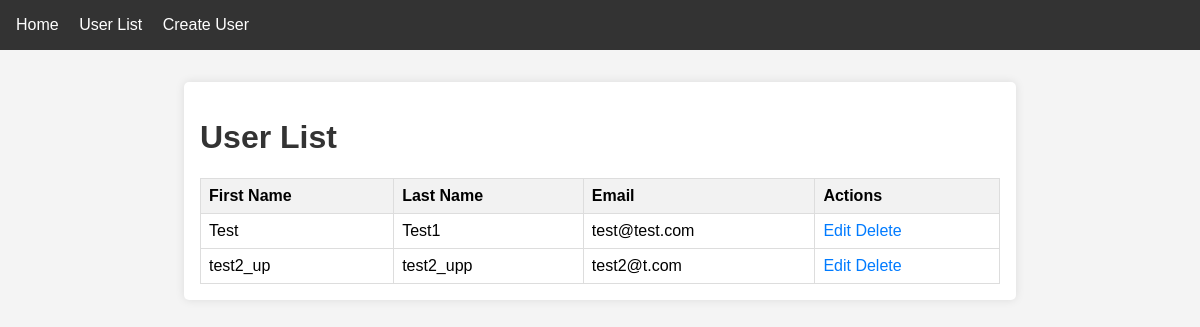
The app's page /users/, older data.
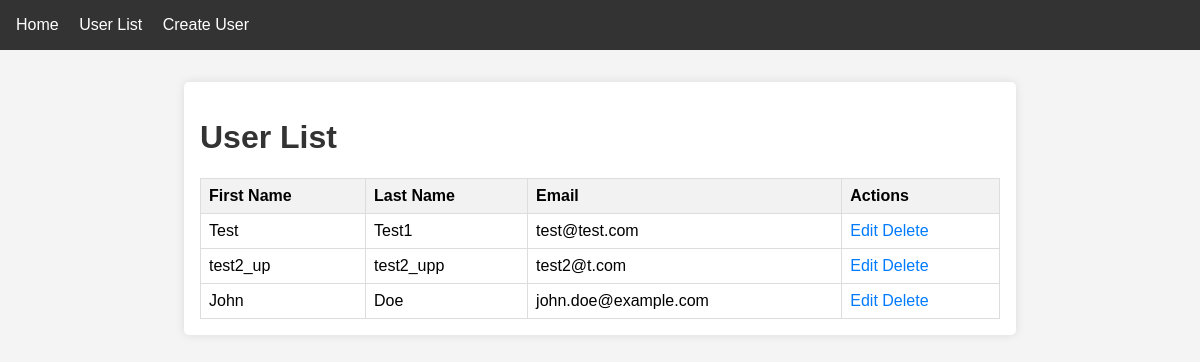
The same page, newer data.
### users/models.py (models this page shows, shortened)
class User(models.Model):
    first_name = models.CharField(max_length=50)
    last_name = models.CharField(max_length=50)
    email = models.EmailField(unique=True)
    created_at = models.DateTimeField(auto_now_add=True)

### users/views.py (the view)
# urls.py: path('users/', views.user_list, name='user_list'),
def user_list(request):
    users = User.objects.all()
    return render(request, 'users/user_list.html', {'users': users, 'csrf_token': get_token(request)})

### users/templates/users/user_list.html
{% extends 'users/base.html' %}
  {% block content %}
  <h1>User List</h1>
  <table>
      <thead>
          <tr>
              <th>First Name</th>
              <th>Last Name</th>
              <th>Email</th>
              <th>Actions</th>
          </tr>
      </thead>
      <tbody>
          {% for user in users %}
          <tr>
              <td>{{ user.first_name }}</td>
              <td>{{ user.last_name }}</td>
              <td>{{ user.email }}</td>
              <td>
                  <a href="{% url 'user_update' user.pk %}">Edit</a>
                  <a href="{% url 'user_delete' user.pk %}">Delete</a>
              </td>
          </tr>
          {% endfor %}
      </tbody>
  </table>
  {% endblock %}

### users/templates/users/base.html (shortened to what this page needs)
<!DOCTYPE html>
  <html lang="en">
  <head>
      <link rel="stylesheet" href="/static/css/styles.css">
  </head>
  <body>
      <nav>
          <a href="{% url 'index' %}">Home</a>
          <a href="{% url 'user_list' %}">User List</a>
          <a href="{% url 'user_create' %}">Create User</a>
      </nav>
      <div class="container">
          {% block content %}
          {% endblock %}
      </div>
  </body>
  </html>

### users/static/css/styles.css (style rules this page uses)
body { font-family: Arial, sans-serif; margin: 0; padding: 0; background-color: #f4f4f4; }
nav { background-color: #333; padding: 1rem; }
nav a { color: white; margin-right: 1rem; text-decoration: none; }
.container { max-width: 800px; margin: 2rem auto; padding: 1rem; background: white; border-radius: 5px; box-shadow: 0 0 10px rgba(0,0,0,0.1); }
h1 { color: #333; }
table { width: 100%; border-collapse: collapse; margin-top: 1rem; }
th, td { padding: 0.5rem; border: 1px solid #ddd; text-align: left; }
th { background-color: #f2f2f2; }
a { color: #007bff; text-decoration: none; }

Row changes from the older to the newer data that the page shows:
added User: first_name "John", last_name "Doe", email "john.doe@example.com"
